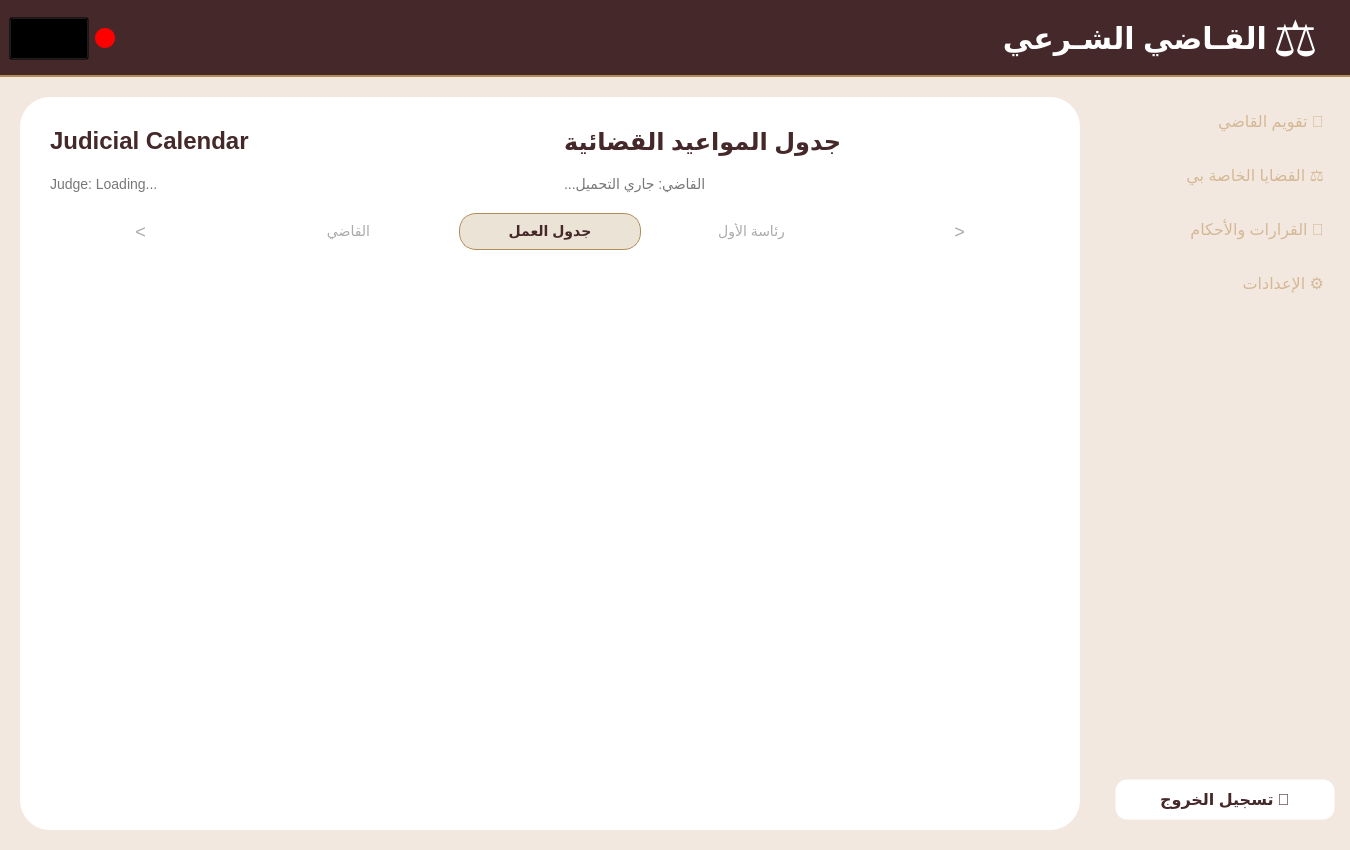
<?xml version="1.0" encoding="UTF-8"?>
<ui version="4.0">
 <class>JudgeWindow</class>
 <widget class="QMainWindow" name="JudgeWindow">
  <property name="geometry">
   <rect>
    <x>0</x>
    <y>0</y>
    <width>1350</width>
    <height>850</height>
   </rect>
  </property>
  <property name="windowTitle">
   <string>بوابة القضاة - المحكمة الشرعية</string>
  </property>
  <widget class="QWidget" name="centralwidget">
   <property name="styleSheet">
    <string notr="true">#centralwidget { background-color: #f3e8df; }</string>
   </property>
   <layout class="QVBoxLayout" name="verticalLayout_main">
    <property name="spacing">
     <number>0</number>
    </property>
    <property name="leftMargin">
     <number>0</number>
    </property>
    <property name="topMargin">
     <number>0</number>
    </property>
    <property name="rightMargin">
     <number>0</number>
    </property>
    <property name="bottomMargin">
     <number>0</number>
    </property>
    <item>
     <!-- Top Bar -->
     <widget class="QFrame" name="topBar">
      <property name="minimumSize">
       <size>
        <width>0</width>
        <height>75</height>
       </size>
      </property>
      <property name="styleSheet">
       <string notr="true">#topBar {
    background-color: #452829;
    border-bottom: 2px solid #b08d57;
}
#topBar QLabel, #topBar QPushButton {
    background-color: transparent;
}</string>
      </property>
      <layout class="QHBoxLayout" name="horizontalLayout_header">
       <item alignment="Qt::AlignHCenter|Qt::AlignVCenter">
        <widget class="QPushButton" name="notification">
         <property name="cursor">
          <cursorShape>PointingHandCursor</cursorShape>
         </property>
         <property name="styleSheet">
          <string notr="true"> #notification{
        background-color: transparent;
        font-size: 30px;
        color: qconicalgradient(cx:0.5, cy:0.5, angle:0, stop:0 rgba(35, 40, 3, 255), stop:0.16 rgba(136, 106, 22, 255), stop:0.225 rgba(166, 140, 41, 255), stop:0.285 rgba(204, 181, 74, 255), stop:0.345 rgba(235, 219, 102, 255), stop:0.415 rgba(245, 236, 112, 255), stop:0.52 rgba(209, 190, 76, 255), stop:0.57 rgba(187, 156, 51, 255), stop:0.635 rgba(168, 142, 42, 255), stop:0.695 rgba(202, 174, 68, 255), stop:0.75 rgba(218, 202, 86, 255), stop:0.815 rgba(208, 187, 73, 255), stop:0.88 rgba(187, 156, 51, 255), stop:0.935 rgba(137, 108, 26, 255), stop:1 rgba(35, 40, 3, 255))    ;
    }
     #notification:hover{
		color: white;
    }</string>
         </property>
         <property name="text">
          <string>🔔</string>
         </property>
        </widget>
       </item>
       <item>
        <widget class="QLabel" name="badge_label">
         <property name="visible">
          <bool>false</bool>
         </property>
         <property name="styleSheet">
          <string notr="true">
            QLabel {
                background-color: red;
                color: white;
                border-radius: 10px;
                font-size: 11px;
                font-weight: bold;
                min-width: 20px;
                max-width: 20px;
                min-height: 20px;
                max-height: 20px;
                qproperty-alignment: 'AlignCenter';
            }
          </string>
         </property>
         <property name="alignment">
          <set>Qt::AlignCenter</set>
         </property>
        </widget>
       </item>
       <item>
        <spacer name="horizontalSpacer_header">
         <property name="orientation">
          <enum>Qt::Horizontal</enum>
         </property>
         <property name="sizeHint" stdset="0">
          <size>
           <width>40</width>
           <height>20</height>
          </size>
         </property>
        </spacer>
       </item>
       <item>
        <widget class="QLabel" name="titleLabel">
         <property name="styleSheet">
          <string notr="true">color: white; font-size: 30px; font-weight: bold; font-family: 'Alyamama';</string>
         </property>
         <property name="text">
          <string>القـاضي الشـرعي</string>
         </property>
        </widget>
       </item>
       <item>
        <widget class="QLabel" name="headerIcon">
         <property name="styleSheet">
          <string notr="true">font-size: 50px; color: white;</string>
         </property>
         <property name="text">
          <string>⚖️</string>
         </property>
        </widget>
       </item>
       <item>
        <widget class="QLabel" name="spacerLabel">
         <property name="styleSheet">
          <string notr="true">color: transparent;</string>
         </property>
         <property name="text">
          <string>.....</string>
         </property>
        </widget>
       </item>
      </layout>
     </widget>
    </item>
    <item>
     <layout class="QHBoxLayout" name="horizontalLayout_body">
      <property name="spacing">
       <number>0</number>
      </property>
      <item>
       <!-- Main Content Area -->
       <widget class="QWidget" name="mainContentArea">
        <layout class="QHBoxLayout" name="horizontalLayout_content">
         <property name="spacing">
          <number>20</number>
         </property>
         <property name="leftMargin">
          <number>20</number>
         </property>
         <property name="topMargin">
          <number>20</number>
         </property>
         <property name="rightMargin">
          <number>20</number>
         </property>
         <property name="bottomMargin">
          <number>20</number>
         </property>
         <item>
          <!-- Existing Schedule Panel -->
          <widget class="QFrame" name="schedulePanel">
           <property name="styleSheet">
            <string notr="true">#schedulePanel { background-color: white; border-radius: 30px; }</string>
           </property>
           <layout class="QVBoxLayout" name="verticalLayout_sched">
            <property name="spacing">
             <number>20</number>
            </property>
            <property name="leftMargin">
             <number>30</number>
            </property>
            <property name="topMargin">
             <number>30</number>
            </property>
            <property name="rightMargin">
             <number>30</number>
            </property>
            <property name="bottomMargin">
             <number>30</number>
            </property>
            <item>
             <layout class="QHBoxLayout" name="horizontalLayout_sched_header">
              <item>
               <layout class="QVBoxLayout" name="verticalLayout_en_title">
                <item>
                 <widget class="QLabel" name="label_title_en">
                  <property name="styleSheet">
                   <string notr="true">font-size: 24px; font-weight: bold; color: #452829;</string>
                  </property>
                  <property name="text">
                   <string>Judicial Calendar</string>
                  </property>
                 </widget>
                </item>
                <item>
                 <widget class="QLabel" name="judge_name_en">
                  <property name="styleSheet">
                   <string notr="true">font-size: 14px; color: #777;</string>
                  </property>
                  <property name="text">
                   <string>Judge: Loading...</string>
                  </property>
                 </widget>
                </item>
               </layout>
              </item>
              <item>
               <spacer name="horizontalSpacer_sched">
                <property name="orientation">
                 <enum>Qt::Horizontal</enum>
                </property>
               </spacer>
              </item>
              <item>
               <layout class="QVBoxLayout" name="verticalLayout_ar_title">
                <item>
                 <widget class="QLabel" name="label_title_ar">
                  <property name="alignment">
                   <set>Qt::AlignRight|Qt::AlignTrailing|Qt::AlignVCenter</set>
                  </property>
                  <property name="styleSheet">
                   <string notr="true">font-size: 24px; font-weight: bold; color: #452829;</string>
                  </property>
                  <property name="text">
                   <string>جدول المواعيد القضائية</string>
                  </property>
                 </widget>
                </item>
                <item>
                 <widget class="QLabel" name="judge_name_ar">
                  <property name="alignment">
                   <set>Qt::AlignRight|Qt::AlignTrailing|Qt::AlignVCenter</set>
                  </property>
                  <property name="styleSheet">
                   <string notr="true">font-size: 14px; color: #777;</string>
                  </property>
                  <property name="text">
                   <string>القاضي: جاري التحميل...</string>
                  </property>
                 </widget>
                </item>
               </layout>
              </item>
             </layout>
            </item>
            <item>
             <layout class="QHBoxLayout" name="horizontalLayout_nav">
              <item>
               <widget class="QPushButton" name="btn_prev">
                <property name="styleSheet">
                 <string notr="true">border: none; font-size: 18px; color: #aaa;</string>
                </property>
                <property name="text">
                 <string>&lt;</string>
                </property>
               </widget>
              </item>
              <item><spacer name="h1"><property name="orientation"><enum>Qt::Horizontal</enum></property></spacer></item>
              <item>
               <widget class="QPushButton" name="tab_judge">
                <property name="styleSheet">
                 <string notr="true">border: none; color: #aaa; font-size: 14px; padding: 0 15px;</string>
                </property>
                <property name="text">
                 <string>القاضي</string>
                </property>
               </widget>
              </item>
              <item>
               <widget class="QPushButton" name="tab_cases">
                <property name="styleSheet">
                 <string notr="true">background-color: #ebe3d5; color: #452829; font-weight: bold; border-radius: 17px; border: 1px solid #b08d57; padding: 0 20px; font-size: 14px; height: 35px;</string>
                </property>
                <property name="text">
                 <string>جدول العمل</string>
                </property>
               </widget>
              </item>
              <item>
               <widget class="QPushButton" name="tab_others">
                <property name="styleSheet">
                 <string notr="true">border: none; color: #aaa; font-size: 14px; padding: 0 15px;</string>
                </property>
                <property name="text">
                 <string>رئاسة الأول</string>
                </property>
               </widget>
              </item>
              <item><spacer name="h2"><property name="orientation"><enum>Qt::Horizontal</enum></property></spacer></item>
              <item>
               <widget class="QPushButton" name="btn_next">
                <property name="styleSheet">
                 <string notr="true">border: none; font-size: 18px; color: #aaa;</string>
                </property>
                <property name="text">
                 <string>&gt;</string>
                </property>
               </widget>
              </item>
             </layout>
            </item>
            <item>
             <widget class="QScrollArea" name="scrollArea">
              <property name="styleSheet">
               <string notr="true">border: none; background: transparent;</string>
              </property>
              <property name="widgetResizable">
               <bool>true</bool>
              </property>
              <widget class="QWidget" name="scrollAreaWidgetContents">
               <layout class="QVBoxLayout" name="scroll_layout"/>
              </widget>
             </widget>
            </item>
           </layout>
          </widget>
         </item>
        </layout>
       </widget>
      </item>
      <item>
       <!-- New Styled Sidebar -->
       <widget class="QFrame" name="sideBar">
        <property name="minimumSize">
         <size>
          <width>250</width>
          <height>0</height>
         </size>
        </property>
        <property name="maximumSize">
         <size>
          <width>250</width>
          <height>16777215</height>
         </size>
        </property>
        <property name="styleSheet">
         <string notr="true">#sideBar {
    background: qlineargradient(x1:0, y1:0, x2:1, y2:1,
                                stop:0 #3d1f20, stop:0.5 #452829, stop:1 #3d1f20);
    border-left: 3px solid rgba(176, 141, 87, 0.3);
}

QPushButton {
    color: #d4b896;
    border: none;
    outline: none;
    padding: 14px 15px;
    background: transparent;
    border-radius: 12px;
    text-align: right;
    padding-right: 25px;
    font-family: 'Alyamama';
    font-size: 16px;
    border: 1px solid transparent;
}

QPushButton:hover {
    background: rgba(176, 141, 87, 0.2);
    color: #f5e6d3;
}

QPushButton[active="true"] {
    background-color: rgba(255, 255, 255, 0.15);
    color: white;
    font-weight: bold;
    border-right: 5px solid #b08d57;
    margin-right: 0px;
}

#logoutBtn {
    color: #452829;
    background-color: white;
    border-radius: 12px;
    text-align: center;
    padding: 10px;
    margin: 10px 15px;
    font-weight: bold;
}</string>
        </property>
        <layout class="QVBoxLayout" name="verticalLayout_sidebar">
         <property name="spacing">
          <number>5</number>
         </property>
         <property name="leftMargin">
          <number>0</number>
         </property>
         <property name="topMargin">
          <number>20</number>
         </property>
         <property name="rightMargin">
          <number>0</number>
         </property>
         <property name="bottomMargin">
          <number>20</number>
         </property>
         <item>
          <widget class="QPushButton" name="btn_calendar_side">
           <property name="text">
            <string>تقويم القاضي 📅</string>
           </property>
           <property name="cursor"><cursorShape>PointingHandCursor</cursorShape></property>
          </widget>
         </item>
         <item>
          <widget class="QPushButton" name="btn_scale">
           <property name="text">
            <string>القضايا الخاصة بي ⚖️</string>
           </property>
           <property name="cursor"><cursorShape>PointingHandCursor</cursorShape></property>
          </widget>
         </item>
         <item>
          <widget class="QPushButton" name="btn_book">
           <property name="text">
            <string>القرارات والأحكام 📖</string>
           </property>
           <property name="cursor"><cursorShape>PointingHandCursor</cursorShape></property>
          </widget>
         </item>
         <item>
          <widget class="QPushButton" name="btn_gear">
           <property name="text">
            <string>الإعدادات ⚙️</string>
           </property>
           <property name="cursor"><cursorShape>PointingHandCursor</cursorShape></property>
          </widget>
         </item>
         <item>
          <spacer name="vs">
           <property name="orientation">
            <enum>Qt::Vertical</enum>
           </property>
           <property name="sizeHint" stdset="0">
            <size>
             <width>20</width>
             <height>40</height>
            </size>
           </property>
          </spacer>
         </item>
         <item>
          <widget class="QPushButton" name="logoutBtn">
           <property name="text">
            <string>تسجيل الخروج 🚪</string>
           </property>
           <property name="cursor"><cursorShape>PointingHandCursor</cursorShape></property>
          </widget>
         </item>
        </layout>
       </widget>
      </item>
     </layout>
    </item>
   </layout>
  </widget>
 </widget>
 <resources/>
 <connections/>
</ui>
